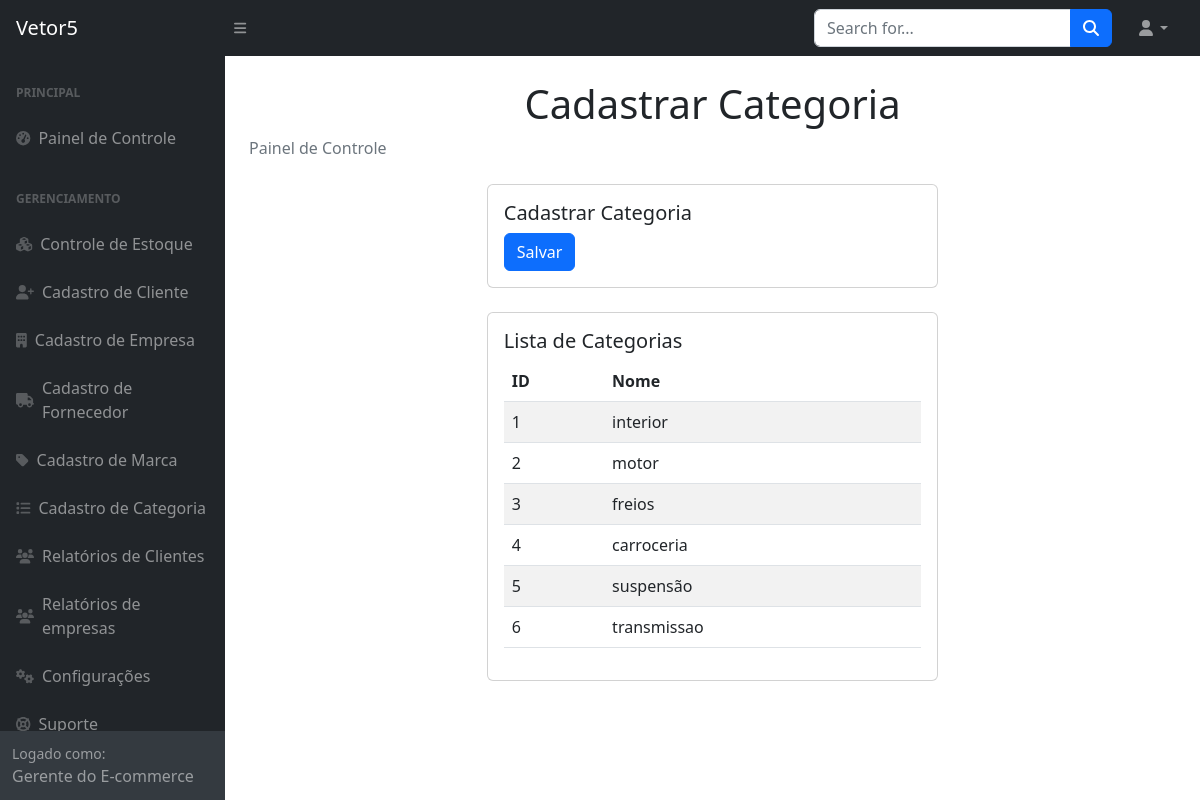
Before: /vetor5/categoria/ with the older database file.
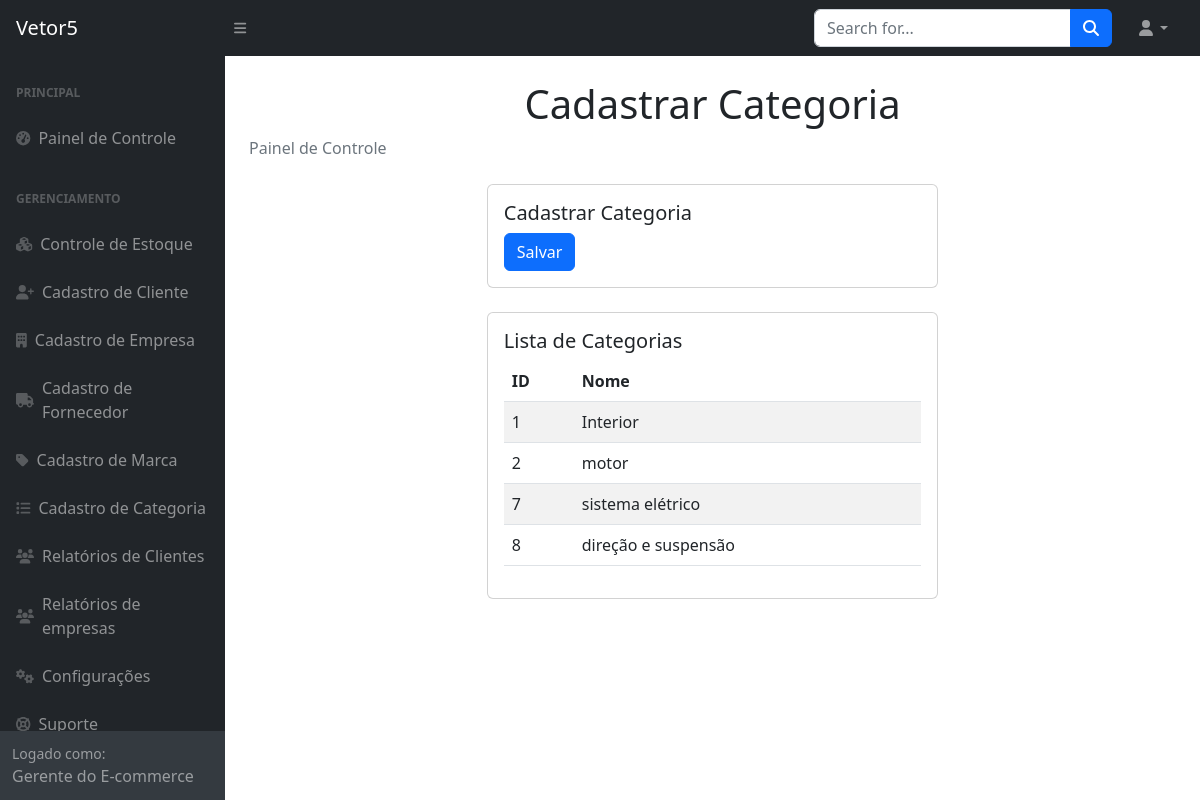
After: the same page with the newer database file.
### usuarios/models.py (models this page shows, shortened)
class Categoria_produto(models.Model):
    nome = models.CharField(max_length=40)
    class Meta:
        verbose_name_plural = "Categoria do produto"

### usuarios/views.py (the view)
# urls.py: path('categoria/', views.categoria, name='categoria'),
def categoria(request):
    categorias = Categoria_produto.objects.all()
    return render(request, 'categoria.html', {'categorias': categorias})

### usuarios/templates/categoria.html (shortened to what the changed rows need)
{% load static %}
<!DOCTYPE html>
<html lang="en">
    <head>
        <link href="https://cdn.jsdelivr.net/npm/simple-datatables@7.1.2/dist/style.min.css" rel="stylesheet" />
        <link href="{% static 'css/styles.css' %}" rel="stylesheet" />
    </head>
    <body class="sb-nav-fixed">
        <div id="layoutSidenav">
            <div id="layoutSidenav_content">
                <main>
                    <div class="container-fluid px-4">
                        <h1 class="mt-4 text-center">Cadastrar Categoria</h1>
                        <section class="section">
                            <div class="row justify-content-center">
                                <div class="col-lg-6">
                                    <div class="card mt-4">
                                        <div class="card-body">
                                            <div class="table-responsive">
                                                <table class="table table-striped">
                                                    <thead>
                                                        <tr>
                                                            <th scope="col">ID</th>
                                                            <th scope="col">Nome</th>
                                                        </tr>
                                                    </thead>
                                                    <tbody>
                                                        {% for categoria in categorias %}
                                                            <tr>
                                                                <td>{{ categoria.id }}</td>
                                                                <td>{{ categoria.nome }}</td>
                                                            </tr>
                                                        {% endfor %}
                                                    </tbody>
                                                </table>
                                            </div>
                                        </div>
                                    </div>
                                </div>
                            </div>
                        </section>
                    </div>
                </main>
            </div>
        </div>
    </body>
</html>

Changed rows visible on the page:
removed Categoria_produto: id "3", nome "freios"
removed Categoria_produto: id "4", nome "carroceria"
removed Categoria_produto: id "5", nome "suspensão"
removed Categoria_produto: id "6", nome "transmissao"
changed Categoria_produto id 1: nome "interior" → "Interior"
added Categoria_produto: id "7", nome "sistema elétrico"
added Categoria_produto: id "8", nome "direção e suspensão"
